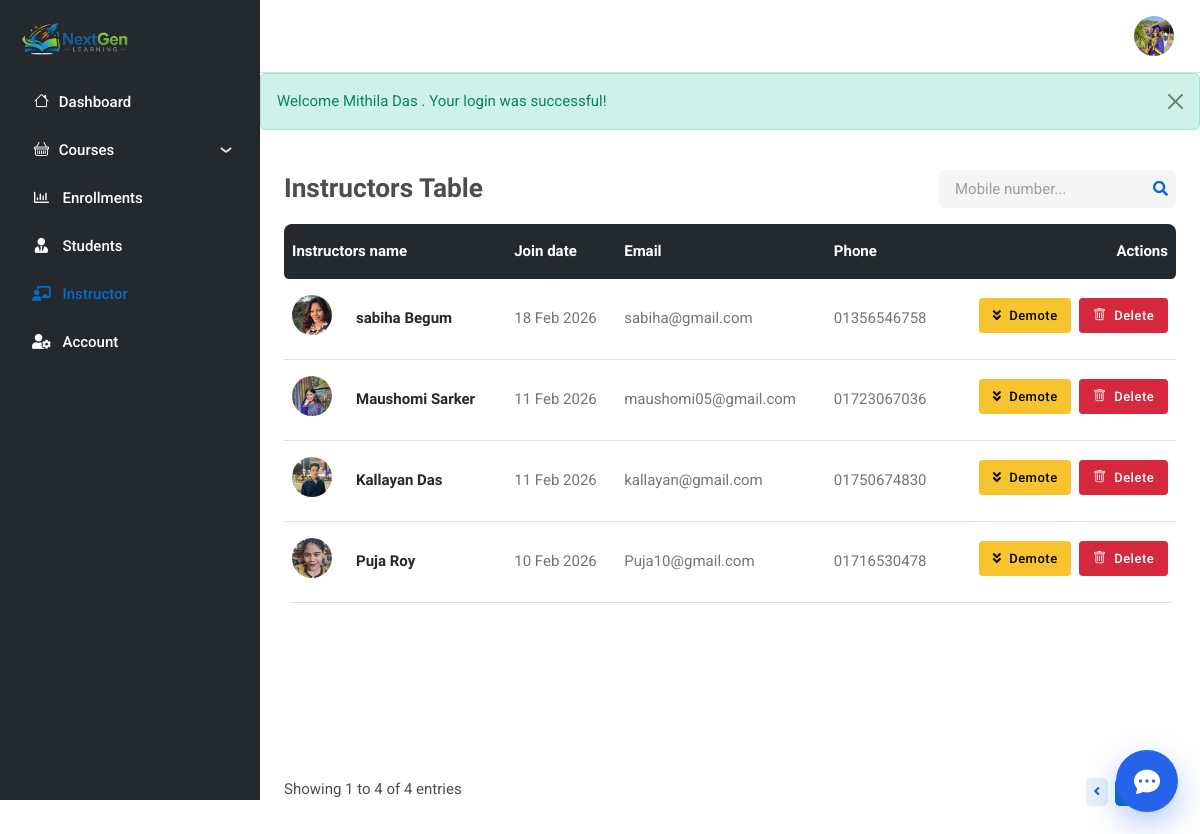
Page /admin/all_instructors.php (signed in) on the committed database.
### tables this page shows
CREATE TABLE `users` (
  `id` int(11) NOT NULL,
  `role` enum('student','admin','instructor') NOT NULL DEFAULT 'student',
  `first_name` varchar(255) NOT NULL,
  `last_name` varchar(255) NOT NULL,
  `phone` varchar(255) NOT NULL,
  `email` varchar(255) NOT NULL,
  `password` varchar(255) NOT NULL,
  `avatar` varchar(255) DEFAULT NULL,
  `created_at` datetime NOT NULL DEFAULT current_timestamp(),
  `updated_at` datetime NOT NULL DEFAULT current_timestamp()
);

### includes/helpers.php (called while the page is built, shortened)
<?php
function is_active_page($page_name, $query_key = null, $query_value = null)
{
    $current_page = basename($_SERVER['PHP_SELF']);
    if ($current_page == $page_name) {
        return 'active';
    }
    return '';
}
function format_date($date)
{
    $date_obj = new DateTime($date);
    return $date_obj->format('d M Y');
}
function isUser($role) {
    return $_SESSION['user_role'] == $role;
}

### includes/fetch.php (called while the page is built, shortened)
<?php
function fetch_records($conn, $table, $options = [])
{
  $conditions = $options['conditions'] ?? null;
  $limit = $options['limit'] ?? null;
  $offset = $options['offset'] ?? 0;
  $sql = "SELECT * FROM $table";
  if (!empty($conditions)) $sql .= " WHERE $conditions";
  $sql .= " ORDER BY id DESC";
  if (!is_null($limit)) $sql .= " LIMIT $limit OFFSET $offset";
  $results = [];
  $total_records = 0;
  if ($result = $conn->query($sql)) {
    $results = $result->fetch_all(MYSQLI_ASSOC);
  }
  $count_sql = "SELECT COUNT(*) AS total FROM $table";
  if (!empty($conditions)) {
    $count_sql .= " WHERE $conditions";
  }
  if ($count_result = $conn->query($count_sql)) {
    $total_row = $count_result->fetch_assoc();
    $total_records = $total_row['total'];
  }
  return [
    'data' => $results,
    'total' => $total_records
  ];
}

### includes/get_user_by_id.php (called while the page is built, shortened)
<?php
function get_user($conn, $user_id)
{
    $stmt = $conn->prepare("SELECT * FROM users WHERE id = ?");
    $stmt->bind_param("s", $user_id);
    if (!$stmt->execute()) {
        echo "Error executing query: " . $stmt->error;
        return null;
    }
    $result = $stmt->get_result();
    if ($result->num_rows > 0) {
        $user = $result->fetch_assoc();
        return $user;
    } else {
        echo "No user found with the given email.";
        $stmt->close();
        return null;
    }
}
?>

### admin/all_instructors.php (the view, shortened to what this page needs)
<?php
include('../includes/db.php');
include('../includes/helpers.php');
include('../includes/fetch.php');
$limit = 10;
$page = isset($_GET['page']) ? (int)$_GET['page'] : 1;
$offset = ($page - 1) * $limit;
$phone_condition = isset($_GET['phone']) ? " AND phone LIKE '%" . $_GET['phone'] . "%'" : '';
$conditions = "role = 'instructor'" . $phone_condition;
$query_params = [
  'conditions' => $conditions,
  'limit' => $limit,
  'offset' => $offset
];
$result = fetch_records($conn, 'users', $query_params);
$users = $result['data'];
?>
<div class="page-content-wrapper border-none shadow-none m-0">
  <div class="row mb-3">
    <div class="col-12 d-sm-flex justify-content-between align-items-center">
      <h4 class=" mb-2 mb-sm-0">Instructors Table</h4>
      <div class="nav my-3 my-xl-0 flex-nowrap align-items-center">
        <div class="nav-item w-100">
          <form class="position-relative" action="all_instructors.php" method="get">
            <input class="form-control pe-5 bg-secondary bg-opacity-10 border-0" name="phone" type="search" placeholder="Mobile number..." aria-label="Search">
            <button class="bg-transparent px-2 py-0 border-0 position-absolute top-50 end-0 translate-middle-y" type="submit"><i class="fas fa-search fs-6 text-primary"></i></button>
          </form>
        </div>
      </div>
    </div>
  </div>
  <div class="card-body">
    <div class="table-responsive border-0 rounded-3">
      <table class="table table-dark-gray align-middle p-4 mb-0 table-hover">
        <thead>
          <tr>
            <th scope="col" class="border-0 rounded-start">Instructors name</th>
            <th scope="col" class="border-0">Join date</th>
            <th scope="col" class="border-0">Email</th>
            <th scope="col" class="border-0">Phone</th>
            <?php if(isUser('admin')): ?>
            <th scope="col" class="border-0 rounded-end text-end">Actions</th>
            <?php endif; ?>
          </tr>
        </thead>
        <tbody>
          <?php foreach ($users as $user) : ?>
            <tr>
              <td>
                <div class="d-flex align-items-center position-relative">
                  <div class="avatar avatar-md">
                    <img class="custom-avatar" src="../uploads/img/users/<?= $user['avatar'] ? $user['avatar'] : 'blank.png' ?>" alt="">
                  </div>
                  <div class="mb-0 ms-3">
                    <h6 class="mb-0">
                      <a href="#" class="stretched-link">
                        <?= $user['first_name'] ?>
                        <?= $user['last_name'] ?>
                      </a>
                    </h6>
                  </div>
                </div>
              </td>
              <td><?= format_date($user['created_at']) ?></td>
              <td><?= $user['email'] ?></td>
              <td><?= $user['phone'] ?></td>
              <?php if(isUser("admin")): ?>
              <td class="text-end">
                <form method="POST" action="../includes/process_update_role.php" class="d-inline">
                  <button class="btn btn-warning btn-sm me-1" type="submit">
                    <i class="fas fa-angle-double-down me-1"></i>
                    Demote
                  </button>
                </form>
                <form method="POST" action="../includes/process_delete_user.php" class="d-inline">
                  <button class="btn btn-danger btn-sm"
                    onclick="return confirm('Are you sure you want to delete this account?');"
                    type="submit">
                    <i class="bi bi-trash me-1"></i>
                    Delete
                  </button>
                </form>
              </td>
              <?php endif; ?>
            </tr>
          <?php endforeach; ?>
        </tbody>
      </table>
    </div>
  </div>
  <?php include('../components/pagination.php') ?>
</div>
<?php
$content = ob_get_clean();
include('../layouts/admin.php');
?>

### layouts/admin.php (shortened to what this page needs)
<?php
include_once('../includes/db.php');
include_once('../includes/helpers.php');
include_once('../includes/get_user_by_id.php');
$user_id = $_SESSION['user_id'];
$user = get_user($conn, $user_id);
?>
<!DOCTYPE html>
<html lang="en">
<head>
    <link rel="stylesheet" type="text/css" href="../assets/vendor/font-awesome/css/all.min.css">
    <link rel="stylesheet" type="text/css" href="../assets/vendor/bootstrap-icons/bootstrap-icons.css">
    <link rel="stylesheet" type="text/css" href="../assets/vendor/choices/css/choices.min.css">
    <link rel="stylesheet" type="text/css" href="https://cdn.jsdelivr.net/npm/glightbox/dist/css/glightbox.min.css">
    <link rel="stylesheet" type="text/css" href="https://cdn.quilljs.com/1.3.7/quill.snow.css">
    <link rel="stylesheet" type="text/css" href="../assets/vendor/stepper/css/bs-stepper.min.css">
    <link rel="stylesheet" type="text/css" href="../assets/vendor/overlay-scrollbar/css/overlayscrollbars.min.css">
    <link rel="stylesheet" type="text/css" href="../assets/css/style.css">
</head>
<body>
    <main>
        <nav class="navbar sidebar navbar-expand-xl navbar-dark bg-dark">
            <div class="d-flex align-items-center">
                <?php $home_url = isUser('admin') ? '../admin/dashboard.php' : '../admin/all_courses.php' ?>
                <a class="navbar-brand d-flex align-items-center gap-2" href="<?= $home_url ?>">
                    <img class="navbar-brand-item" src="../assets/images/logo.png" alt="">
                </a>
            </div>
            <div class="offcanvas offcanvas-start flex-row custom-scrollbar h-100" data-bs-backdrop="true" tabindex="-1" id="offcanvasSidebar">
                <div class="offcanvas-body sidebar-content d-flex flex-column bg-dark">
                    <ul class="navbar-nav flex-column" id="navbar-sidebar">
                        <?php if(isUser('admin')): ?>
                        <li class="nav-item"><a href="dashboard.php" class="nav-link <?= is_active_page('dashboard.php') ?>">
                            <i class="bi bi-house fa-fw me-2"></i>Dashboard</a>
                        </li>
                        <?php endif; ?>
                        <li class="nav-item">
                            <a class="nav-link" data-bs-toggle="collapse" href="#collapsepage" role="button" aria-expanded="false" aria-controls="collapsepage">
                                <i class="bi bi-basket fa-fw me-2"></i>Courses
                            </a>
                        </li>
                        <?php if(isUser('admin')): ?>
                        <li class="nav-item">
                            <a href="enrollments.php" class="nav-link <?= is_active_page('enrollments.php') ?>">
                                <i class="far fa-chart-bar fa-fw me-2"></i>
                                Enrollments
                            </a>
                        </li>
                         <?php endif; ?>
                        <li class="nav-item">
                            <a href="all_students.php" class="nav-link <?= is_active_page('all_students.php') ?>">
                                <i class="fas fa-user-tie fa-fw me-2"></i>
                                Students
                            </a>
                        </li>
                        <li class="nav-item">
                            <a href="all_instructors.php" class="nav-link <?= is_active_page('all_instructors.php') ?>">
                                <i class="fas fa-chalkboard-teacher fa-fw me-2"></i>
                                Instructor
                            </a>
                        </li>
                        <li class="nav-item">
                            <a class="nav-link <?= is_active_page('profile.php') ?>" href="profile.php">
                                <i class="fas fa-user-cog fa-fw me-2"></i>
                                Account
                            </a>
                        </li>
                    </ul>
                </div>
            </div>
        </nav>
        <div class="page-content">
            <nav class="navbar top-bar navbar-light border-bottom shadow-none py-0 py-xl-3">
                <div class="container-fluid p-0">
                    <div class="d-flex align-items-center w-100">
                        <div class="ms-xl-auto">
                            <ul class="navbar-nav flex-row align-items-center">
                                <li class="nav-item ms-2 ms-md-3 dropdown">
                                    <a class="avatar avatar-sm p-0" href="#" id="profileDropdown" role="button" data-bs-auto-close="outside" data-bs-display="static" data-bs-toggle="dropdown" aria-expanded="false">
                                        <?php if ($user['avatar']) { ?>
                                            <img class="avatar-img rounded-circle" src="../uploads/img/users/<?php echo $user['avatar']; ?>" alt="avatar">
                                        <?php } else { ?>
                                            <img class="avatar-img rounded-circle" src="../assets/images/avatar/empty-profile.png" alt="avatar">
                                        <?php } ?>
                                    </a>
                                </li>
                            </ul>
                        </div>
                    </div>
                </div>
            </nav>
            <?php
            if (!empty($_SESSION['error_message']) || !empty($_SESSION['success_message'])) {
                $isError = !empty($_SESSION['error_message']);
                $alertType = $isError ? 'warning' : 'success';
                $message = $isError ? $_SESSION['error_message'] : $_SESSION['success_message'];
                ?>
                <div class="alert alert-<?= $alertType ?> alert-dismissible fade show" role="alert">
                    <?= htmlspecialchars($message) ?>
                    <button type="button" class="btn-close" data-bs-dismiss="alert" aria-label="Close"></button>
                </div>
            <?php
            }
            ?>
            <div>
                <?php echo $content; ?>
            </div>
        </div>
    </main>
    <?php if (empty($hide_default_chatbot)) { $ngChatBasePath = '../'; include '../chatbot/widget.php'; } ?>
</body>
</html>

### rows in the picture
users: avatar (picture)
users: avatar (picture), first_name "sabiha", last_name "Begum", created_at "18 Feb 2026", email "sabiha@gmail.com", phone "01356546758"
users: avatar (picture), first_name "Maushomi", last_name "Sarker", created_at "11 Feb 2026", email "maushomi05@gmail.com", phone "01723067036"
users: avatar (picture), first_name "Kallayan", last_name "Das", created_at "11 Feb 2026", email "kallayan@gmail.com", phone "01750674830"
users: avatar (picture), first_name "Puja", last_name "Roy", created_at "10 Feb 2026", email "Puja10@gmail.com", phone "01716530478"

### other values in the picture
$message "Welcome Mithila Das . Your login was successful!"
$start_record "1"
$end_record "4"
$total_records "4"
